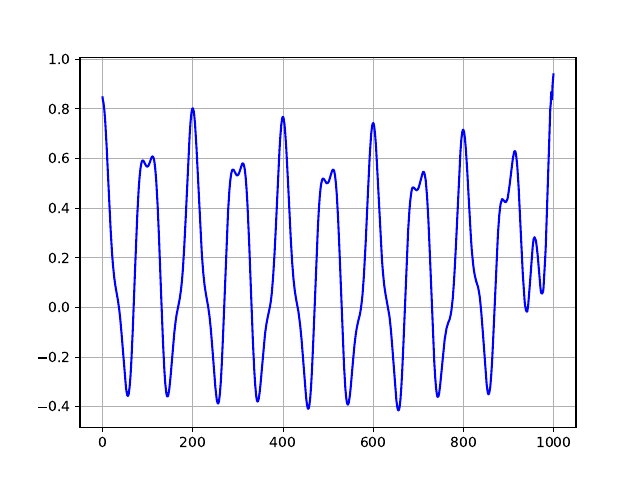

This chart was generated by the following Python code:
import numpy as np
import matplotlib.pyplot as plt

def autocorrelation(series):
    N = len(series)
    result = np.correlate(series, series, mode='full')
    return result[result.size // 2:] / (N - np.arange(N))

N = 1000
t = np.linspace(0, 1, N)

trend = 0.5 * t**2 + 0.3 * t + 0.1

freq1, freq2 = 10, 25
season = np.sin(2 * np.pi * freq1 * t) + 0.5 * np.cos(2 * np.pi * freq2 * t)

noise = np.random.normal(0, 0.1, N)

time_series = trend + season + noise

auto_corr = autocorrelation(time_series)

plt.plot(auto_corr, color="blue")
plt.grid()
plt.savefig("ex1_b.pdf")
plt.show()